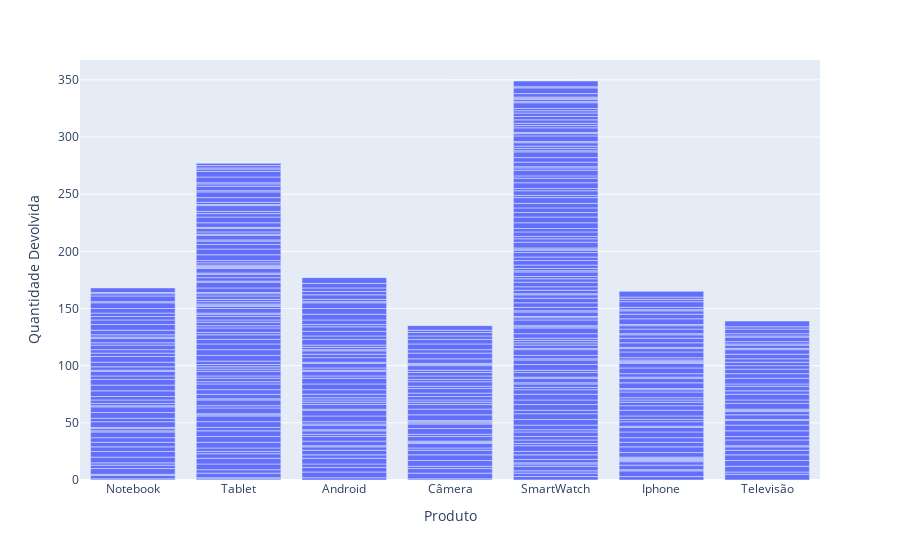

Notebook code cell kept with this figure:
### Code cell
grafico = px.bar(t_Dev,x= 'Produto',y='Quantidade Devolvida')
grafico.show()

### Figure 1 — Plotly figure (JSON) as saved in the notebook; plotly's stock layout.template omitted (floating-point values rounded to 4 significant figures; data arrays with more than 128 entries replaced by an {"elided": "..."} marker saying what was removed)
{"data": [{"alignmentgroup": "True", "hovertemplate": "Produto=%{x}<br>Quantidade Devolvida=%{y}<extra></extra>", "legendgroup": "", "marker": {"color": "#636efa", "pattern": {"shape": ""}}, "name": "", "offsetgroup": "", "orientation": "v", "showlegend": false, "textposition": "auto", "type": "bar", "x": {"elided": "461 str values"}, "xaxis": "x", "y": {"elided": "461 int values"}, "yaxis": "y"}], "layout": {"autosize": true, "barmode": "relative", "legend": {"tracegroupgap": 0}, "margin": {"t": 60}, "xaxis": {"anchor": "y", "autorange": true, "domain": [0, 1], "range": [-0.5, 6.5], "title": {"text": "Produto"}, "type": "category"}, "yaxis": {"anchor": "x", "autorange": true, "domain": [0, 1], "range": [0, 367.4], "title": {"text": "Quantidade Devolvida"}, "type": "linear"}}}
